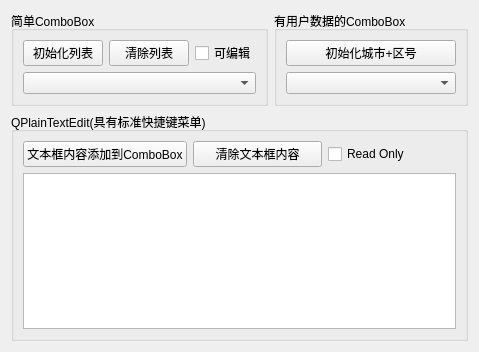
<?xml version="1.0" encoding="UTF-8"?>
<ui version="4.0">
 <class>Widget</class>
 <widget class="QWidget" name="Widget">
  <property name="geometry">
   <rect>
    <x>0</x>
    <y>0</y>
    <width>479</width>
    <height>352</height>
   </rect>
  </property>
  <property name="windowTitle">
   <string>Widget</string>
  </property>
  <layout class="QGridLayout" name="gridLayout_3">
   <item row="0" column="0">
    <widget class="QGroupBox" name="groupBox">
     <property name="title">
      <string>简单ComboBox</string>
     </property>
     <layout class="QGridLayout" name="gridLayout">
      <item row="0" column="0">
       <widget class="QPushButton" name="btnIniItems">
        <property name="text">
         <string>初始化列表</string>
        </property>
       </widget>
      </item>
      <item row="0" column="1">
       <widget class="QPushButton" name="btnClearItems">
        <property name="text">
         <string>清除列表</string>
        </property>
       </widget>
      </item>
      <item row="0" column="2">
       <widget class="QCheckBox" name="chkBoxEditable">
        <property name="text">
         <string>可编辑</string>
        </property>
       </widget>
      </item>
      <item row="1" column="0" colspan="3">
       <widget class="QComboBox" name="comboBox"/>
      </item>
     </layout>
    </widget>
   </item>
   <item row="0" column="1">
    <widget class="QGroupBox" name="groupBox_2">
     <property name="title">
      <string>有用户数据的ComboBox</string>
     </property>
     <layout class="QVBoxLayout" name="verticalLayout">
      <item>
       <widget class="QPushButton" name="pushButton_3">
        <property name="text">
         <string>初始化城市+区号</string>
        </property>
       </widget>
      </item>
      <item>
       <widget class="QComboBox" name="comboBox_2"/>
      </item>
     </layout>
    </widget>
   </item>
   <item row="1" column="0" colspan="2">
    <widget class="QGroupBox" name="groupBox_3">
     <property name="title">
      <string>QPlainTextEdit(具有标准快捷键菜单)</string>
     </property>
     <layout class="QGridLayout" name="gridLayout_2">
      <item row="0" column="0">
       <widget class="QPushButton" name="btnToComboBox">
        <property name="text">
         <string>文本框内容添加到ComboBox</string>
        </property>
       </widget>
      </item>
      <item row="0" column="1">
       <widget class="QPushButton" name="btnClearText">
        <property name="text">
         <string>清除文本框内容</string>
        </property>
       </widget>
      </item>
      <item row="0" column="2">
       <widget class="QCheckBox" name="chkBoxReadonly">
        <property name="text">
         <string>Read Only</string>
        </property>
       </widget>
      </item>
      <item row="1" column="0" colspan="3">
       <widget class="QPlainTextEdit" name="plainTextEdit"/>
      </item>
     </layout>
    </widget>
   </item>
  </layout>
 </widget>
 <resources/>
 <connections/>
</ui>
